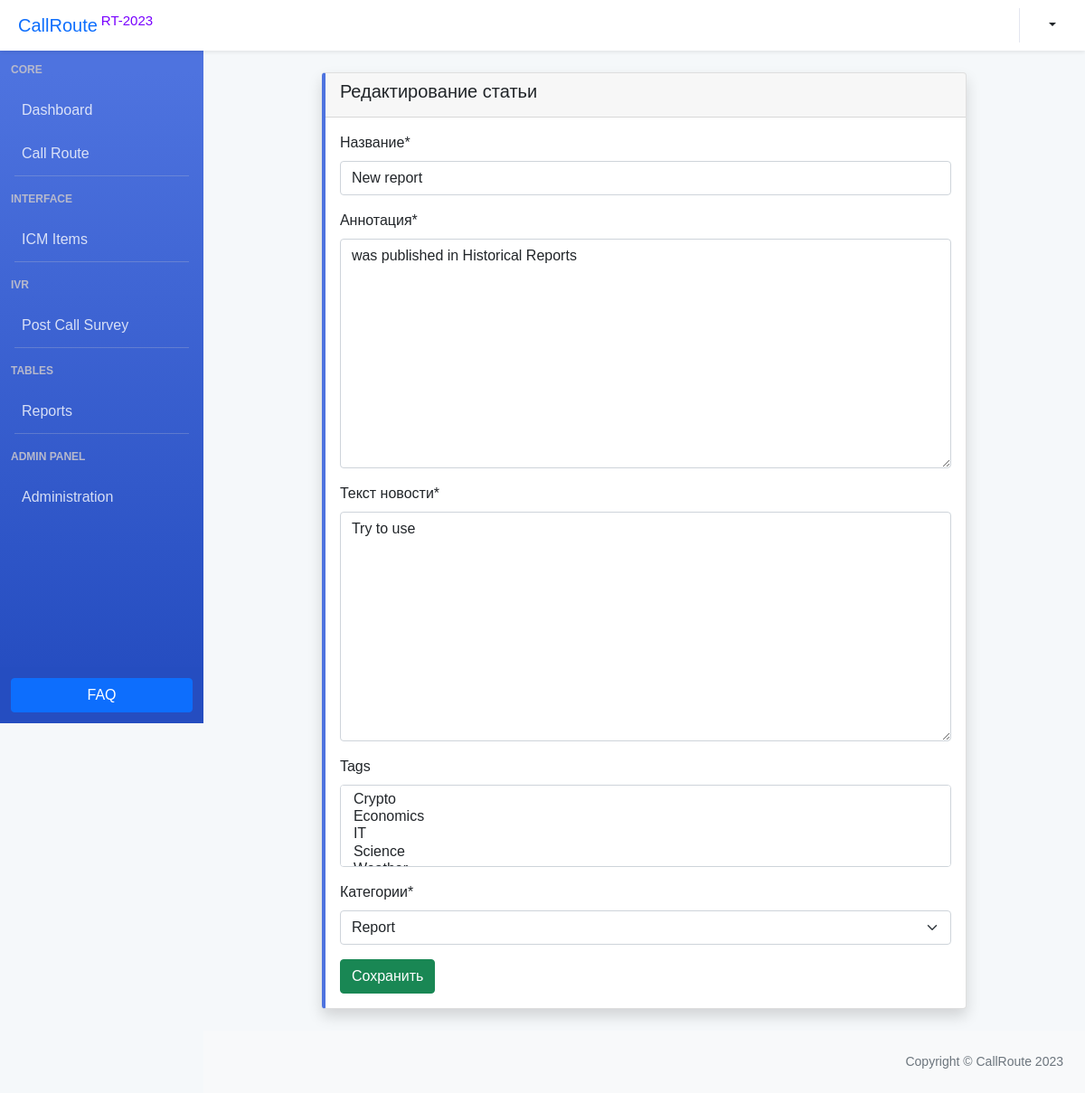
The app's page /news/update/12/, older data.
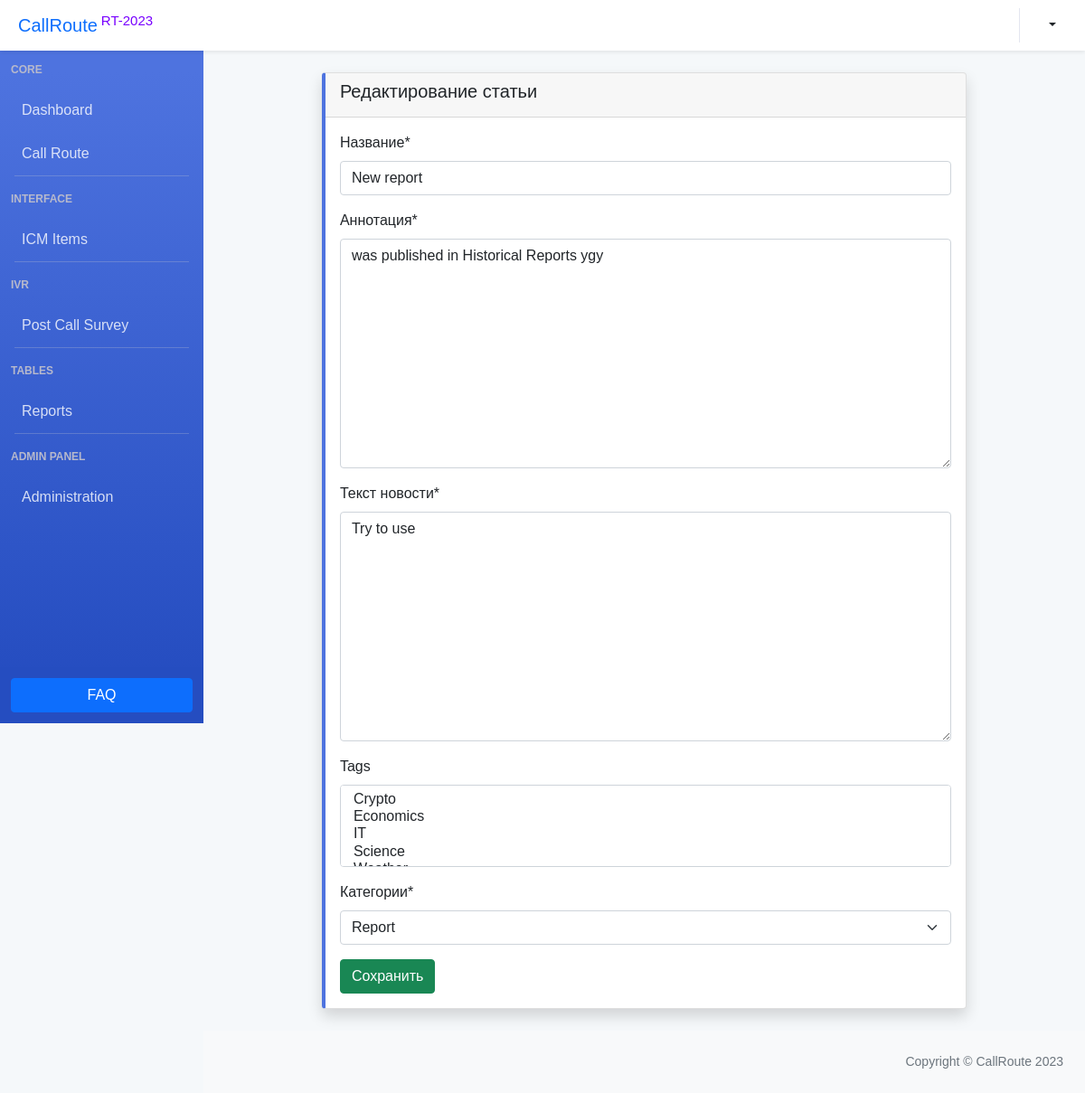
The same page, newer data.
### news/models.py (models this page shows, shortened)
class Article(models.Model):
    categories = (('R', 'Report'),
                  ('DIVR', 'Dashboard/IVR'),
                  ('G', 'Global'),
                  ('C', 'CallRoute'),
                  )
    author = models.ForeignKey(User, on_delete=models.SET_NULL, null=True)
    title = models.CharField('Название', max_length=50, default='')
    anouncement = models.TextField('Аннотация', max_length=250)
    text = models.TextField('Текст новости')
    date = models.DateTimeField('Дата публикации', auto_now=True) #auto_created=True
    category = models.CharField(choices=categories, max_length=20, verbose_name='Категории')
    tags = models.ManyToManyField(to=Tag, blank=True)
    slug = models.SlugField()
    objects = models.Manager()
    published = PublishedToday()
    class Meta:
        ordering = ['title', 'date']  #сортировка
        verbose_name = 'Новость'
        verbose_name_plural = 'Новости'

class Tag(models.Model):
    title = models.CharField(max_length=80)
    status = models.BooleanField(default=True)
    def __str__(self):
        return self.title
    class Meta:
        ordering = ['title', 'status']  #сортировка
        verbose_name = 'Тэг'
        verbose_name_plural = 'Тэги'

### news/views.py (the view)
# urls.py: path('update/<int:pk>/', views.ArticleUpdateView.as_view(), name='news_update'),
class ArticleUpdateView(UpdateView):
    model = Article
    success_url = reverse_lazy('news_index')
    template_name = 'news/update_article.html'
    fields = ['title', 'anouncement', 'text', 'tags', 'category']

### users/templatetags/users_extras.py (called while the page is built)
@register.filter(name="has_group")
def has_group(user, group_name):
    return user.groups.filter(name=group_name).exists()

### news/templates/news/update_article.html (shortened to what this page needs)
{% load static %}
{% load crispy_forms_tags %}
{% include 'main/header.html' %}
<body class="sb-nav-fixed">
    {% include 'main/navbar-top.html' %}
        <div id="layoutSidenav">
            {% include 'main/sidebar.html' %}
            <div id="layoutSidenav_content">
                <main>
                    <div class="container">
                        <div class="d-flex flex-column align-items-center py-4">
                            <div class="card shadow index-card-custom rounded border-1 border-left-primary w-75">
                                <div class="card-header">
                                    <h5>Редактирование статьи</h5>
                                </div>
                                <div class="card-body">
                                    <form method="post" class="contact_form" enctype="multipart/form-data">
                                        {{ form|crispy }}
                                        <input type="submit" class="btn btn-success" value = "Сохранить">
                                    </form>
                                </div>
                            </div>
                        </div>
                    </div>
                </main>
{% include 'main/footer.html' %}
{% include 'main/scripts.html' %}
</body>
</html>

### main/templates/main/header.html (shortened to what this page needs)
<!DOCTYPE html>
{% load static %}
{% load users_extras %}
<html lang="en">
    <head>
        <link type="text/css" href="{% static 'main/' %}fonts/poppins.css" rel="stylesheet"/>
        <link rel="stylesheet" href="https://cdn.jsdelivr.net/npm/bootstrap-icons@1.11.2/font/bootstrap-icons.min.css">
        <link type="text/css" href="{% static 'main/' %}css/assets/timelinemdb.css" rel="stylesheet"/>
        <link type="text/css" href="{% static 'main/' %}css/styles.css" rel="stylesheet"/>
        <link type="text/css" href="{% static 'main/' %}css/buttons.css" rel="stylesheet"/>
        <link rel="stylesheet" href="{% static 'main/' %}css/assets/datatables.min.css">
        <link rel="stylesheet" href="{% static 'main/' %}css/assets/datatables.custom.css">
        <link rel="stylesheet" href="https://cdn.jsdelivr.net/npm/bootstrap-select@1.13.14/dist/css/bootstrap-select.min.css">
    </head>

### main/templates/main/navbar-top.html (shortened to what this page needs)
    <nav class="sb-topnav navbar navbar-expand navbar-dark bg-white shadow-sm">
        <a class="navbar-brand ps-3 text-primary h2" href="/">CallRoute<sup class="ms-1" style="color: #7800FF">RT-2023</sup></a>
        <button class="btn btn-link btn-sm order-1 order-lg-0 me-4 me-lg-0" id="sidebarToggle" href="#!"></button>
        {% load users_extras %}
            <ul class="navbar-nav ms-auto ms-md-0 me-3 me-lg-4">
                <li class="nav-item dropdown">
                    <a class="nav-link dropdown-toggle" id="navbarDropdown" href="#" role="button" data-bs-toggle="dropdown" aria-expanded="false"></a>
                </li>
            </ul>
    </nav>

### main/templates/main/sidebar.html (shortened to what this page needs)
<div id="layoutSidenav_nav">
    <nav class="sb-sidenav accordion sb-sidenav-dark" id="sidenavAccordion">
        <div class="sb-sidenav-menu">
            <div class="nav">
                <div class="sb-sidenav-menu-heading">Core</div>
                <a class="nav-link" href="/dashboard/" {% if request.path == '/dashboard/' %} class="link-custom-active" aria-current="page" {% endif %}>
                    Dashboard
                </a>
                <a class="nav-link link-active" href="{% url 'calldetail_index' %}" {% if request.resolver_match.view_name == 'calldetail_index' %} class="link-custom-active" aria-current="page" {% endif %}>
                    Call Route
                </a>
                <hr class="sidebar-divider mb-1">
                <div class="sb-sidenav-menu-heading">Interface</div>
                <a class="nav-link collapsed" href="{% url 'icmitems_index' %}" data-bs-toggle="collapse" data-bs-target="#collapseItems" aria-expanded="false" aria-controls="collapseItems">
                    ICM Items
                </a>
                <hr class="sidebar-divider mb-1">
                <div class="sb-sidenav-menu-heading">IVR</div>
                <a class="nav-link" href="#">
                    Post Call Survey
                </a>
                <hr class="sidebar-divider mb-1">
                <div class="sb-sidenav-menu-heading">Tables</div>
                <a class="nav-link {% if request.path == '/reports/' %} link-active {% endif %}"  href="/reports/" >
                    Reports
                </a>
                <hr class="sidebar-divider mb-1">
                <div class="sb-sidenav-menu-heading">Admin panel</div>
                <a class="nav-link collapsed" href="#" data-bs-toggle="collapse" data-bs-target="#collapseAdminPanel" aria-expanded="false" aria-controls="collapseAdminPanel">
                    Administration
                </a>
            </div>
        </div>
        <div class="sb-sidenav-footer">
            <a href="/faq/" class="btn btn-primary w-100 " data-bs-toggle="tooltip" data-bs-trigger="hover" data-bs-delay-show="8000" title="Check out FAQ">
                <span class="btn-label">FAQ</span>
            </a>
        </div>
    </nav>
</div>

### main/templates/main/footer.html (shortened to what this page needs)
        <footer class="py-4 bg-light mt-auto">
            <div class="container-fluid px-4">
                <div class="d-flex align-items-center justify-content-between small">
                    <div class="text-muted">
                        Copyright &copy; CallRoute 2023
                    </div>
                </div>
            </div>
        </footer>
    </div>
</div>

### main/templates/main/scripts.html (shortened to what this page needs)
        {% load static %}
        <link rel="stylesheet" href="https://ajax.googleapis.com/ajax/libs/jqueryui/1.11.4/themes/smoothness/jquery-ui.css">

Row changes from the older to the newer data that the page shows:
changed Article "Try to use": anouncement "was published in Historical Reports" → "was published in Historical Reports ygy"
